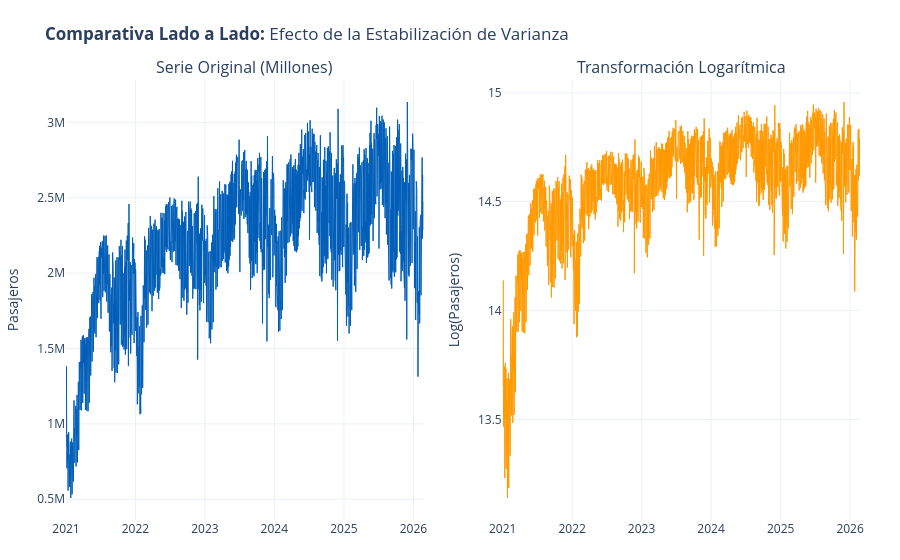

The notebook cell saved with this chart:
### Code cell
# Creamos subplots: 1 fila, 2 columnas (Lado a Lado)
fig = make_subplots(
    rows=1, cols=2,
    subplot_titles=("Serie Original (Millones)", "Transformación Logarítmica"),
    horizontal_spacing=0.1 # Espacio entre las dos gráficas
)

# 1. Gráfica de la Serie Original (Izquierda)
fig.add_trace(
    go.Scatter(
        x=df.index,
        y=df['Numbers'],
        name="Original",
        line=dict(color='#005EB8', width=1)
    ),
    row=1, col=1
)

# 2. Gráfica de la Serie Logarítmica (Derecha)
fig.add_trace(
    go.Scatter(
        x=df.index,
        y=df['Log_Passengers'],
        name="Logaritmo",
        line=dict(color='#FF9900', width=1)
    ),
    row=1, col=2
)

# Ambas se mueven igual
fig.update_xaxes(matches='x')


fig.update_layout(
    title_text="<b>Comparativa Lado a Lado:</b> Efecto de la Estabilización de Varianza",
    template="plotly_white",
    showlegend=False,
    margin=dict(l=40, r=40, t=80, b=40) # Ajustar márgenes
)

# Etiquetas Eje Y
fig.update_yaxes(title_text="Pasajeros", row=1, col=1)
fig.update_yaxes(title_text="Log(Pasajeros)", row=1, col=2)

fig.show()

### Figure 1 — Plotly figure (JSON) as saved in the notebook; plotly's stock layout.template omitted (floating-point values rounded to 4 significant figures; data arrays with more than 128 entries replaced by an {"elided": "..."} marker saying what was removed)
{"data": [{"line": {"color": "#005EB8", "width": 1}, "name": "Original", "type": "scatter", "x": {"elided": "1879 str values"}, "xaxis": "x", "y": {"elided": "1879 int values"}, "yaxis": "y"}, {"line": {"color": "#FF9900", "width": 1}, "name": "Logaritmo", "type": "scatter", "x": {"elided": "1879 str values"}, "xaxis": "x2", "y": {"elided": "1879 float values"}, "yaxis": "y2"}], "layout": {"annotations": [{"font": {"size": 16}, "showarrow": false, "text": "Serie Original (Millones)", "x": 0.225, "xanchor": "center", "xref": "paper", "y": 1, "yanchor": "bottom", "yref": "paper"}, {"font": {"size": 16}, "showarrow": false, "text": "Transformación Logarítmica", "x": 0.775, "xanchor": "center", "xref": "paper", "y": 1, "yanchor": "bottom", "yref": "paper"}], "margin": {"b": 40, "l": 40, "r": 40, "t": 80}, "showlegend": false, "title": {"text": "<b>Comparativa Lado a Lado:</b> Efecto de la Estabilización de Varianza"}, "xaxis": {"anchor": "y", "domain": [0, 0.45], "matches": "x"}, "xaxis2": {"anchor": "y2", "domain": [0.55, 1], "matches": "x"}, "yaxis": {"anchor": "x", "domain": [0, 1], "title": {"text": "Pasajeros"}}, "yaxis2": {"anchor": "x2", "domain": [0, 1], "title": {"text": "Log(Pasajeros)"}}}}
